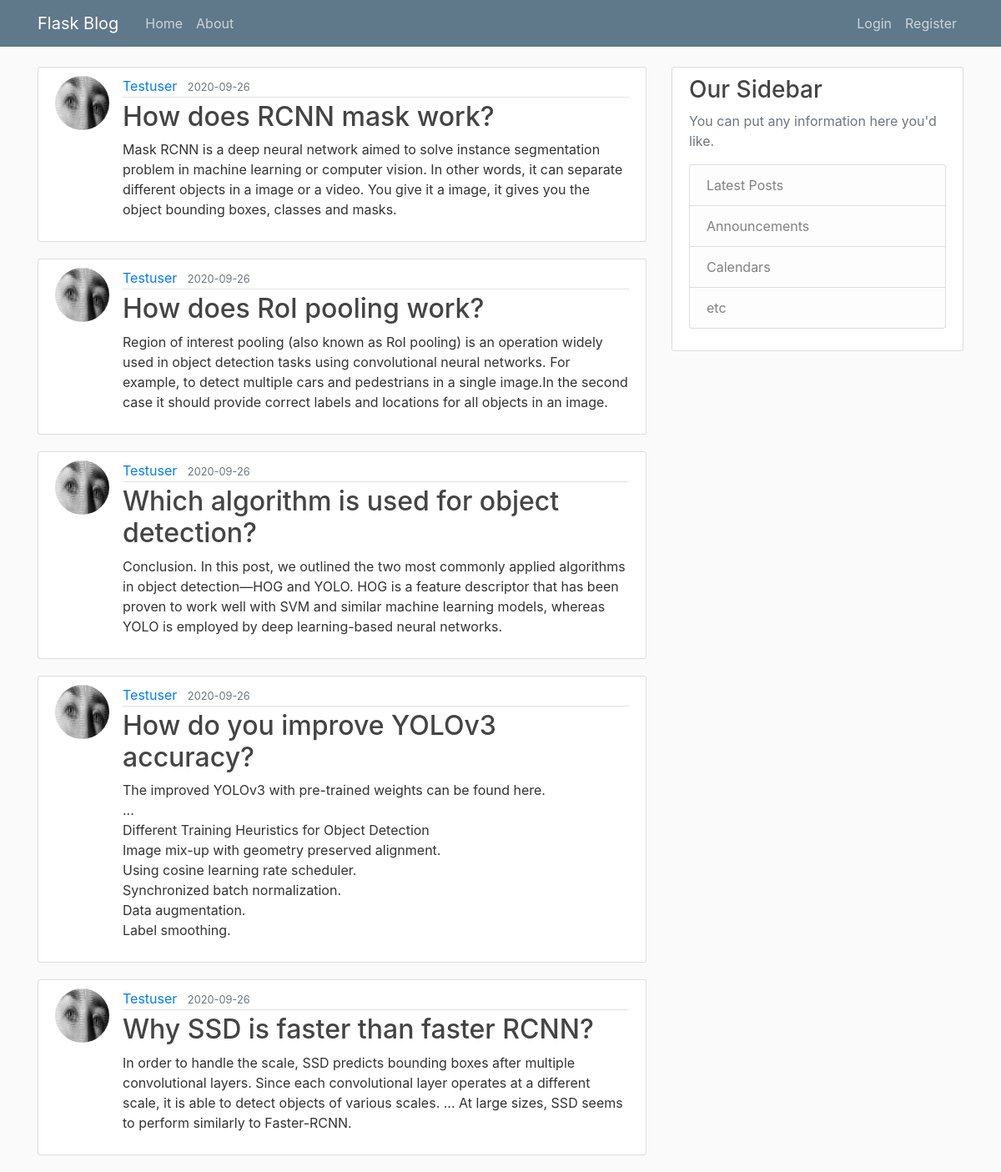
The page /home on the database its author committed.
### flaskblog/models.py (models this page shows, shortened)
class Post(db.Model):
    id = db.Column(db.Integer, primary_key=True)
    title = db.Column(db.String(100), nullable=False)
    date_posted = db.Column(db.DateTime, nullable=False, default=datetime.utcnow)
    content = db.Column(db.Text, nullable=False)
    user_id = db.Column(db.Integer, db.ForeignKey('user.id'), nullable=False)

class User(db.Model, UserMixin):
    id = db.Column(db.Integer, primary_key=True)
    username = db.Column(db.String(20), unique=True, nullable=False)
    email = db.Column(db.String(120), unique=True, nullable=False)
    image_file = db.Column(db.String(20), nullable=False, default='default.jpg')
    password = db.Column(db.String(60), nullable=False)
    posts = db.relationship('Post', backref='author', lazy=True)

### flaskblog/routes.py (the view)
@app.route("/")
@app.route("/home")
def home():
    page = request.args.get('page', 1, type=int)
    posts = Post.query.order_by(Post.date_posted.desc()).paginate(page=page, per_page=5)
    return render_template('home.html', posts=posts)

### flaskblog/templates/home.html
{% extends "layout.html" %}
{% block content %}
    {% for post in posts.items %}
        <article class="media content-section">
          <img class="rounded-circle article-img" src="{{url_for('static',filename='profile_pics/'+ post.author.image_file) }}">
          <div class="media-body">
            <div class="article-metadata">
              <a class="mr-2" href="#">{{ post.author.username }}</a>
              <small class="text-muted">{{ post.date_posted.strftime('%Y-%m-%d') }}</small>
            </div>
            <h2><a class="article-title" href="{{ url_for('post',post_id=post.id)}}">{{ post.title }}</a></h2>
            <p class="article-content">{{ post.content }}</p>
          </div>
        </article>
    {% endfor %}
{% endblock content %}

### flaskblog/static/main.css (style rules this page uses)
body { background: #fafafa; color: #333333; margin-top: 5rem; }
h1, h2, h3, h4, h5, h6 { color: #444444; }
.content-section { background: #ffffff; padding: 10px 20px; border: 1px solid #dddddd; border-radius: 3px; margin-bottom: 20px; }
.article-title { color: #444444; }
.article-content { white-space: pre-line; }
.article-img { height: 65px; width: 65px; margin-right: 16px; }
.article-metadata { padding-bottom: 1px; margin-bottom: 4px; border-bottom: 1px solid #e3e3e3 }

### rows shown on the page
Post: image_file (picture), author.username "Testuser", date_posted "2020-09-26", title "How does RCNN mask work?", content "Mask RCNN is a deep neural network aimed to solve instance segmentation problem in machine learning or computer vision. In other words, it can separate different objects in a image or a video. You give it a image, it gives you the object bounding boxes, classes and masks."
Post: image_file (picture), author.username "Testuser", date_posted "2020-09-26", title "How does RoI pooling work?", content "Region of interest pooling (also known as RoI pooling) is an operation widely used in object detection tasks using convolutional neural networks. For example, to detect multiple cars and pedestrians in a single image.In the second case it should provide correct labels and locations for all objects in an image."
Post: image_file (picture), author.username "Testuser", date_posted "2020-09-26", title "Which algorithm is used for object detection?", content "Conclusion. In this post, we outlined the two most commonly applied algorithms in object detection—HOG and YOLO. HOG is a feature descriptor that has been proven to work well with SVM and similar machine learning models, whereas YOLO is employed by deep learning-based neural networks."
Post: image_file (picture), author.username "Testuser", date_posted "2020-09-26", title "How do you improve YOLOv3 accuracy?", content "The improved YOLOv3 with pre-trained weights can be found here. ... Different Training Heuristics for Object Detection Image mix-up with geometry preserved alignment. Using cosine learning rate scheduler. Synchronized batch normalization. Data augmentation. Label smoothing."
Post: image_file (picture), author.username "Testuser", date_posted "2020-09-26", title "Why SSD is faster than faster RCNN?", content "In order to handle the scale, SSD predicts bounding boxes after multiple convolutional layers. Since each convolutional layer operates at a different scale, it is able to detect objects of various scales. ... At large sizes, SSD seems to perform similarly to Faster-RCNN."
